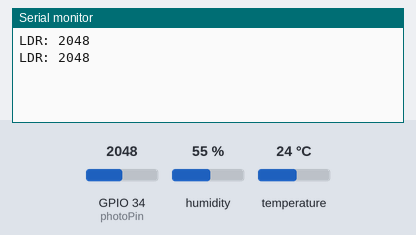
The program below on a simulated ESP32. Shown: the last lines printed to the serial monitor. The test bench sets the inputs (shaded band); at power-on: temperature 24 °C, GPIO 34 (photoPin) = 2048, humidity 55 %.

Above: at 2.8 s.
2.9 s: temperature set to 12 °C
At 5.8 s:
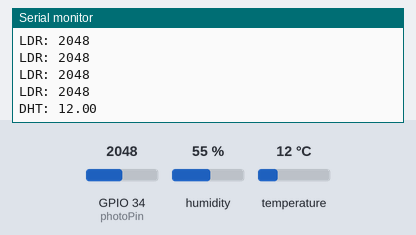
11.5 s: GPIO 34 (photoPin) set to 2866
At 12.8 s:
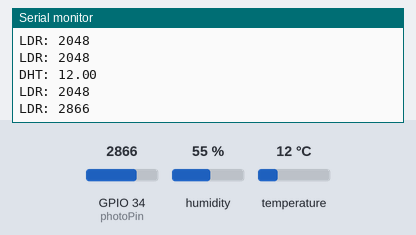
13.0 s: temperature set to 19 °C
At 13.6 s:
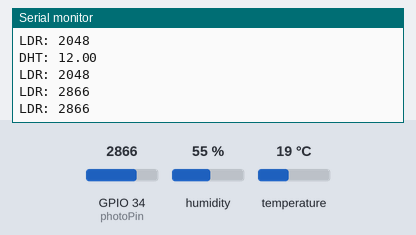
14.5 s: GPIO 34 (photoPin) set to 3603
At 15.8 s:
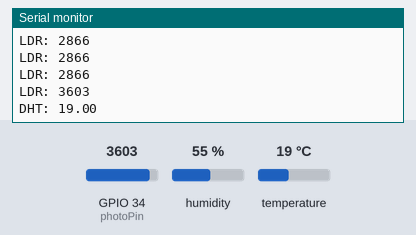
Timing chart, 0 to 17.0 s (numbered marks = the images above; inputs shaded):
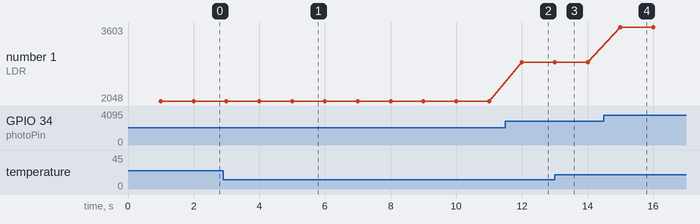

Measured:
- after the input at 2.9 s, the serial monitor: prints a new line after 2.1 s (image 1)
- after the input at 11.5 s, the serial monitor: prints a new line after 0.50 s (image 2)
- after the input at 14.5 s, the serial monitor: prints a new line after 0.50 s (image 4)
- plotted number 1: 2048 → 2866 after the input at 11.5 s, 2866 → 3603 after the input at 14.5 s

The program:

main.cpp
```cpp
#include <Arduino.h>
#include <DHT.h>          // Include library for DHT temperature/humidity sensor

int photoPin = 34;        // Analog pin connected to the LDR (photoresistor)
int DHTPin = 5;           // Digital pin connected to the DHT22 sensor
int br = 115200;          // Baud rate for serial communication

#define DHTTYPE DHT22     // Specify the type of DHT sensor used (DHT22)
DHT dht(DHTPin, DHTTYPE); // Create DHT sensor object

// Time intervals (in milliseconds)
unsigned long eventDHT = 5000;  // Read DHT sensor every 5 seconds
unsigned long eventLDR = 1000;  // Read LDR every 1 second

// Variables to store the last time each sensor was read
unsigned long previousTDHT = 0;
unsigned long previousTLDR = 0;

void setup() {
  // Initialize serial communication
  Serial.begin(br);

  // Initialize the DHT sensor
  dht.begin();

  // Set LDR pin as input
  pinMode(photoPin, INPUT);
}

void loop() {
  // Get the current time since the board started (in milliseconds)
  unsigned long currentTime = millis();

  // Check if it's time to read the LDR
  if (currentTime - previousTLDR >= eventLDR) {
    Serial.print("LDR: ");
    Serial.println(analogRead(photoPin)); // Read and print LDR value

    // Update last LDR read time
    previousTLDR = currentTime;
  }

  // Check if it's time to read the DHT sensor
  if (currentTime - previousTDHT >= eventDHT) {
    Serial.print("DHT: ");
    Serial.println(dht.readTemperature(false)); // Read temperature in Celsius

    // Update last DHT read time
    previousTDHT = currentTime;
  }
}
```
